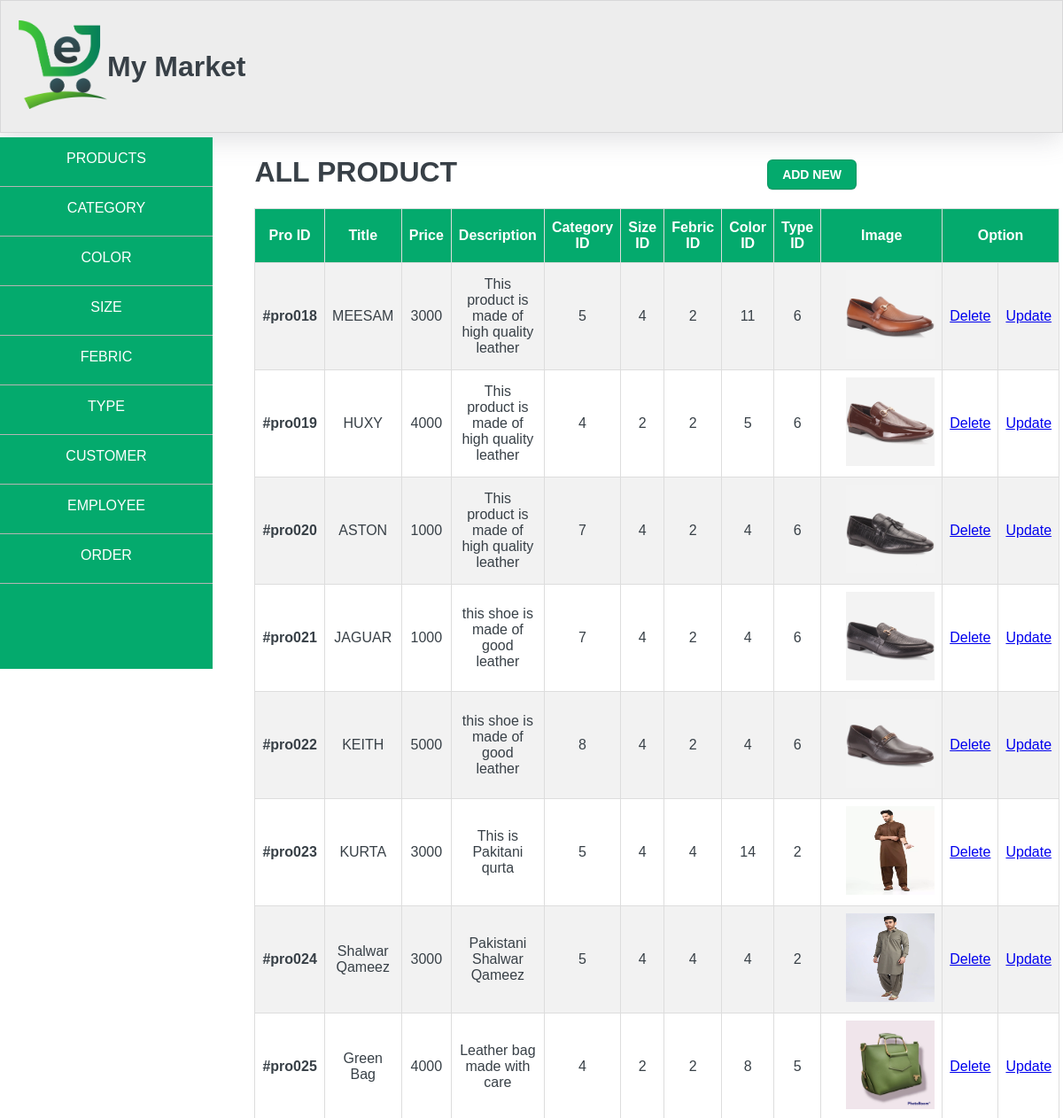
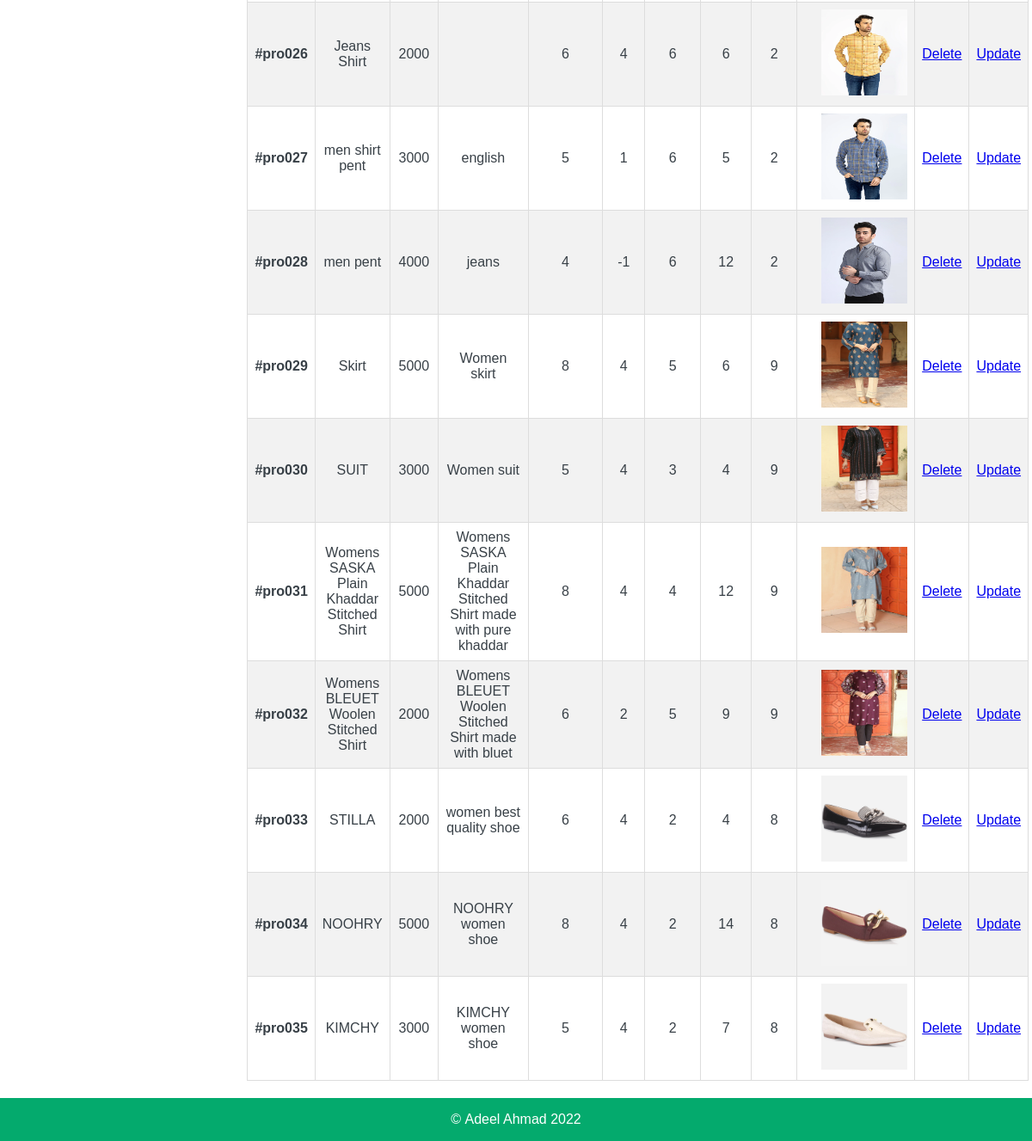
/display_products.php, run on the app's committed database (2 pictures, top to bottom).
### tables this page shows
CREATE TABLE `product` (
  `pro_id` int(11) NOT NULL,
  `name` text NOT NULL,
  `price` int(11) NOT NULL,
  `cat_id` int(11) NOT NULL,
  `s_id` int(11) NOT NULL,
  `co_id` int(11) NOT NULL,
  `f_id` int(11) NOT NULL,
  `t_id` int(11) NOT NULL,
  `description` varchar(500) NOT NULL,
  `image` blob NOT NULL
);

### display_products.php (the view, shortened to what this page needs)
<!DOCTYPE html>
<html lang="en">
  <head>
    <link rel="stylesheet" href="web_style.css" />
  </head>
  <body>
    <?php include "nav.php";?>
    <div id="content" style='height:auto;'>
      <form
        name="form1"
        style="width:95%"
        method="post"
      >
        <h1>ALL PRODUCT<a href="product.php" class='button-3'style="margin-left:350px;" >ADD NEW</a> </h1>
        <table style=''>
         <tdead>
          <tr><th style="text-align:center;">Pro ID</th><th style="text-align:center;">Title</th><th  style="text-align:center;">Price</th><th  style="text-align:center;">Description</th><th  style="text-align:center;">Category ID</th><th  style="text-align:center;">Size ID</th> <th  style="text-align:center;">Febric ID</th><th  style="text-align:center;">Color ID</th><th  style="text-align:center;">Type ID</th><th  style="text-align:center;">Image</th><th colspan='2' style="text-align:center;">Option</th></tr>
          <?php
          include "connect.php";
          $q="SELECT pro_id,name,price,description,image,cat_id,s_id,f_id,co_id,t_id FROM product";
          $rows=$conn->query($q);
          if ($rows->num_rows > 0){
            while($row =$rows->fetch_assoc()){
                echo "<tr>
                <td ><b>#pro0" .$row['pro_id']. "<b></td>
                <td>".$row['name']."</td>
                <td>".$row['price']."</td>
                <td>".$row['description']."</td>
                <td>".$row['cat_id']."</td>
                <td>".$row['s_id']."</td>
                <td>".$row['f_id']."</td>
                <td>".$row['co_id']."</td>
                <td>".$row['t_id']."</td>
                <td><img heigth='50' width='50' src='".$row['image']."'>"."</td>
                <td><a href='delete_product.php?ID=".$row['pro_id']."'>Delete</a></td>
                <td><a href='edit_product.php?ID=".$row['pro_id']."'>Update</a></td>
              </tr>";
                }
          }
          ?>
         </tdead>
        </table>
      </form>
    </div>
  </body>
</html>

### nav.php
<nav id="left_nav">
    <a class='nav_link' href="display_products.php">PRODUCTS</a>
      <a href="display_category.php" class='nav_link'>CATEGORY</a>
      <a href="display_color.php" class='nav_link'>COLOR</a>
      <a href="display_size.php" class='nav_link'>SIZE</a>
      <a href="display_febric.php" class='nav_link'>FEBRIC</a>
      <a href="display_type.php" class='nav_link'>TYPE</a>
      <a href="display_customer.php" class='nav_link'>CUSTOMER</a>
      <a href="display_employee.php" class='nav_link'>EMPLOYEE</a>
      <a href="display_order.php" class='nav_link'>ORDER</a>
    </nav>

### web_style.css (style rules this page uses)
form { width: 700px; }
header { margin: 0px; border: 0.5px solid rgba(132, 132, 133, 0.2); box-shadow: rgba(100, 100, 111, 0.2) 0px 7px 29px 0px; width: 100%; height: 150px; background-color: rgb(237, 237, 237); box-sizing: border-box; display: flex; align-items: center; }
img { width: 100px; height: 100px; margin-left: 20px; }
body { margin: 0px; padding: 0px; font-family: "Arial"; color: #384047; }
table { font-family: Arial, Helvetica, sans-serif; border-collapse: collapse; width: 100%; text-align: center; }
table td, table th { border: 1px solid #ddd; padding: 8px; }
table tr:nth-child(even) { background-color: #f2f2f2; }
table th { padding-top: 12px; padding-bottom: 12px; text-align: left; background-color: #04aa6d; color: white; }
.nav_link { float: left; width: 100%; text-align: center; height: 40px; padding-top: 15px; text-decoration: none; color: white; border-bottom: 1px solid rgb(181, 181, 181); }
nav { margin-top: 5px; width: 20%; margin-right: 5px; height: 600px; float: left; background-color: #04aa6d; }
#content { height: 450px; margin-top: 5px; width: 78%; float: right; margin-bottom: 20px; display: flex; justify-content: center; }
.button-3 { appearance: none; background-color: #04aa6d; border: 1px solid rgba(27, 31, 35, 0.15); border-radius: 6px; box-shadow: rgba(27, 31, 35, 0.1) 0 1px 0; box-sizing: border-box; color: #fff; cursor: pointer; display: inline-block; font-family: "Arial"; font-size: 14px; font-weight: 600; line-height: 20px; padding: 6px 16px; position: relative; text-align: center; text-decoration: none; touch-action: manipulation; vertical-align: middle; white-space: nowrap; }
footer { clear: both; display: flex; justify-content: center; align-items: center; width: 100%; height: 50px; background-color: #04aa6d; color: white; }

### data on the page
product: pro_id "18", name "MEESAM", price "3000", description "This product is made of high quality leather", cat "5", s "4", f "2", co "11", t "6", image (picture)
product: pro_id "19", name "HUXY", price "4000", description "This product is made of high quality leather", cat "4", s "2", f "2", co "5", t "6", image (picture)
product: pro_id "20", name "ASTON", price "1000", description "This product is made of high quality leather", cat "7", s "4", f "2", co "4", t "6", image (picture)
product: pro_id "21", name "JAGUAR", price "1000", description "this shoe is made of good leather", cat "7", s "4", f "2", co "4", t "6", image (picture)
product: pro_id "22", name "KEITH", price "5000", description "this shoe is made of good leather", cat "8", s "4", f "2", co "4", t "6", image (picture)
product: pro_id "23", name "KURTA", price "3000", description "This is Pakitani qurta", cat "5", s "4", f "4", co "14", t "2", image (picture)
product: pro_id "24", name "Shalwar Qameez", price "3000", description "Pakistani Shalwar Qameez", cat "5", s "4", f "4", co "4", t "2", image (picture)
product: pro_id "25", name "Green Bag", price "4000", description "Leather bag made with care", cat "4", s "2", f "2", co "8", t "5", image (picture)
product: pro_id "26", name "Jeans Shirt", price "2000", cat "6", s "4", f "6", co "6", t "2", image (picture)
product: pro_id "27", name "men shirt pent", price "3000", description "english", cat "5", s "1", f "6", co "5", t "2", image (picture)
product: pro_id "28", name "men pent", price "4000", description "jeans", cat "4", s "-1", f "6", co "12", t "2", image (picture)
product: pro_id "29", name "Skirt", price "5000", description "Women skirt", cat "8", s "4", f "5", co "6", t "9", image (picture)
product: pro_id "30", name "SUIT", price "3000", description "Women suit", cat "5", s "4", f "3", co "4", t "9", image (picture)
product: pro_id "31", name "Womens SASKA Plain Khaddar Stitched Shirt", price "5000", description "Womens SASKA Plain Khaddar Stitched Shirt made with pure khaddar", cat "8", s "4", f "4", co "12", t "9", image (picture)
product: pro_id "32", name "Womens BLEUET Woolen Stitched Shirt", price "2000", description "Womens BLEUET Woolen Stitched Shirt made with bluet", cat "6", s "2", f "5", co "9", t "9", image (picture)
product: pro_id "33", name "STILLA", price "2000", description "women best quality shoe", cat "6", s "4", f "2", co "4", t "8", image (picture)
product: pro_id "34", name "NOOHRY", price "5000", description "NOOHRY women shoe", cat "8", s "4", f "2", co "14", t "8", image (picture)
product: pro_id "35", name "KIMCHY", price "3000", description "KIMCHY women shoe", cat "5", s "4", f "2", co "7", t "8", image (picture)
